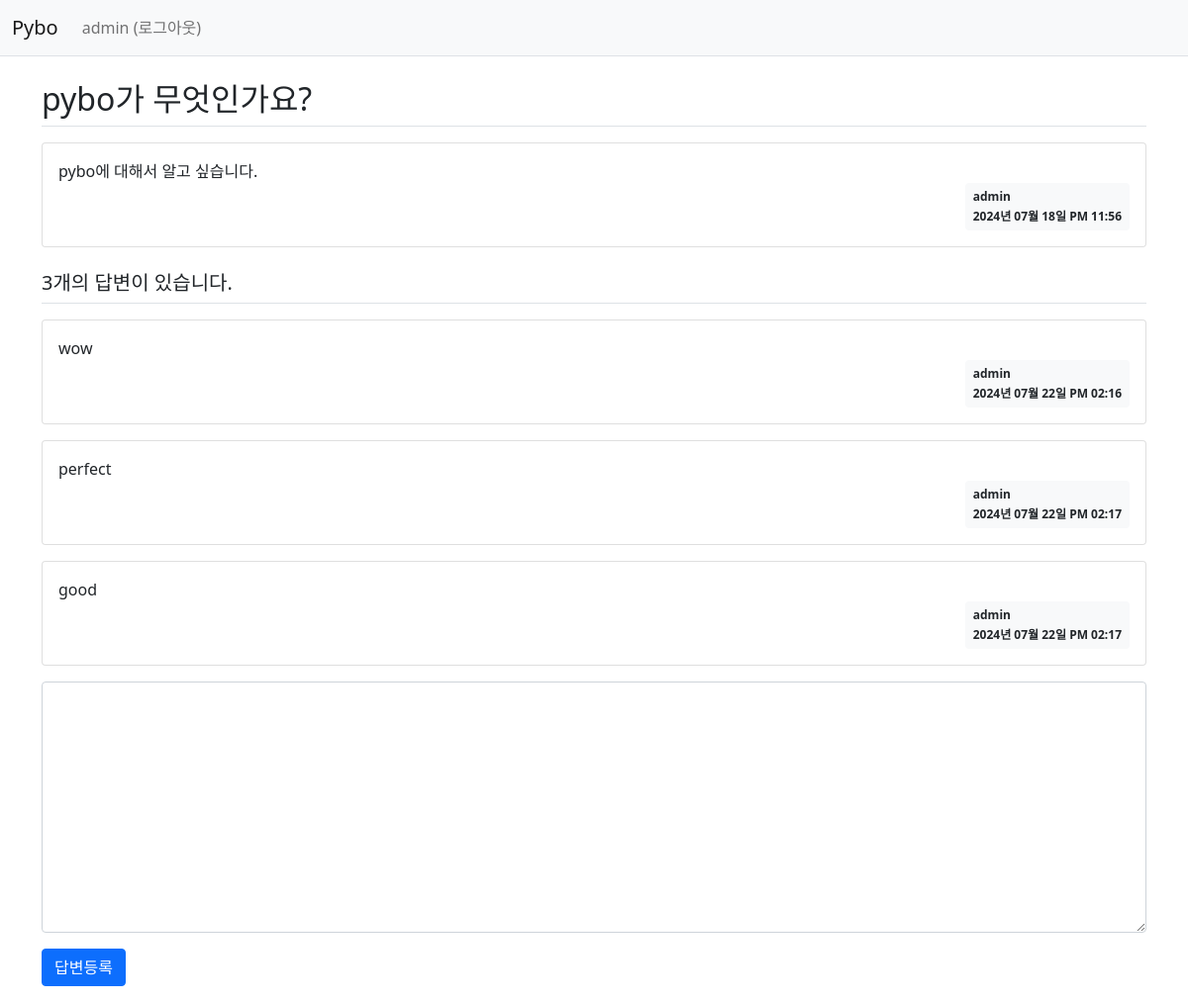
/question/detail/1/ (signed in), run on the app's committed database.
### pybo/models.py (models this page shows)
class User(db.Model):
    id = db.Column(db.Integer, primary_key=True)
    username = db.Column(db.String(150), unique=True, nullable=False)
    password = db.Column(db.String(200), nullable=False)
    email = db.Column(db.String(120), unique=True, nullable=False)

class Question(db.Model):
    id = db.Column(db.Integer, primary_key=True)
    subject = db.Column(db.String(200), nullable=False)
    content = db.Column(db.Text(), nullable=False)
    create_date = db.Column(db.DateTime(), nullable=False)
    user_id = db.Column(db.Integer, db.ForeignKey('user.id', ondelete='CASCADE'), nullable=False)
    user = db.relationship('User', backref=db.backref('question_set'))

class Answer(db.Model):
    id = db.Column(db.Integer, primary_key=True)
    question_id = db.Column(db.Integer, db.ForeignKey('question.id', ondelete='CASCADE'))
    question = db.relationship('Question', backref=db.backref('answer_set', cascade='all, delete-orphan'))
    content = db.Column(db.Text(), nullable=False)
    create_date = db.Column(db.DateTime(), nullable=False)
    user_id = db.Column(db.Integer, db.ForeignKey('user.id', ondelete='CASCADE'), nullable=False)
    user = db.relationship('User', backref=db.backref('answer_set'))

### pybo/views/question_views.py (the view)
@bp.route('/detail/<int:question_id>/') # 숫자가 매핑되는 것을 알려줌(int)
def detail(question_id):
    form = AnswerForm()
    question = Question.query.get_or_404(question_id)
    return render_template('question/question_detail.html', question=question, form=form)

### pybo/forms.py
class AnswerForm(FlaskForm):
    content = TextAreaField('내용', validators=[DataRequired('내용은 필수입력 항목입니다.')])

### pybo/filter.py (called while the page is built)
def format_datetime(value, fmt='%Y년 %m월 %d일 %p %I:%M'):
    return value.strftime(fmt)

### pybo/views/auth_views.py (called while the page is built)
@bp.before_app_request
def load_logged_in_user():
    user_id = session.get('user_id')
    if user_id is None:
        g.user = None
    else:
        g.user = User.query.get(user_id)

### pybo/templates/question/question_detail.html (shortened to what this page needs)
{% extends 'base.html' %}
{% block content %}
<div class="container my-3">
    <h2 class="border-bottom py-2">{{ question.subject }}</h2>
    <div class="card my-3">
        <div class="card-body">
            <div class="card-text" style="white-space: pre-line;">{{ question.content }}</div>
            <div class="d-flex justify-content-end">
                <div class="badge bg-light text-dark p-2 text-start">
                    <div class="mb-2">{{ question.user.username }}</div>
                    <div>{{ question.create_date|datetime }}</div>
                </div>
            </div>
        </div>
    </div>
    <h5 class="border-bottom my-3 py-2">{{ question.answer_set|length }}개의 답변이 있습니다.</h5>
    {% for answer in question.answer_set %}
    <div class="card my-3">
        <div class="card-body">
            <div class="card-text" style="white-space: pre-line;">{{ answer.content }}</div>
            <div class="d-flex justify-content-end">
                <div class="badge bg-light text-dark p-2 text-start">
                    <div class="mb-2">{{ answer.user.username }}</div>
                    <div>{{ answer.create_date|datetime }}</div>
                </div>
            </div>
        </div>
    </div>
    {% endfor %}
    <form action="{{ url_for('answer.create', question_id=question.id) }}" method="post" class="my-3">
        <div class="mb-3">
            <textarea {% if not g.user %}disabled{% endif %}
                name="content" id="content" class="form-control" rows="10"></textarea>
        </div>
        <input type="submit" value="답변등록" class="btn btn-primary">
    </form>
</div>
{% endblock %}

### pybo/templates/common/navbar.html (shortened to what this page needs)
<nav class="navbar navbar-expand-lg navbar-light bg-light border-bottom">
  <div class="container-fluid">
      <a class="navbar-brand" href="{{ url_for('main.index') }}">Pybo</a>
      <div class="collapse navbar-collapse" id="navbarSupportedContent">
        {% if g.user %}
        <ul class="navbar-nav">
            <li class="nav-item ">
                <a class="nav-link" href="{{ url_for('auth.logout') }}">{{ g.user.username }} (로그아웃)</a>
            </li>
        </ul>
        {% endif %}
      </div>
  </div>
</nav>

### data on the page
User: user.username "admin"
Question: subject "pybo가 무엇인가요?", content "pybo에 대해서 알고 싶습니다.", create_date "2024년 07월 18일 PM 11:56"
Answer: content "wow", user.username "admin", create_date "2024년 07월 22일 PM 02:16"
Answer: content "perfect", user.username "admin", create_date "2024년 07월 22일 PM 02:17"
Answer: content "good", user.username "admin", create_date "2024년 07월 22일 PM 02:17"

### other printed values
{{ question.answer_set|length }} "3"
